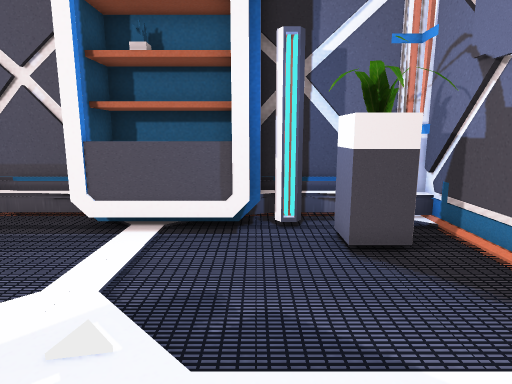
[1] (above)

16 first-person views from a walk through a 3-D level made in the Unity game engine. The camera is 1.2 m above the floor, tilts 10° down and sees 75° across. Doors are open. The floor is counted in squares, 0.5 m on a side. Each view is taken from the middle of a square. On the plan, view 1 faces up. The plan holds only what a view shows up to about 20 squares ahead; the rest is blank. The place goes on beyond the plan. The player is left out.

[2]
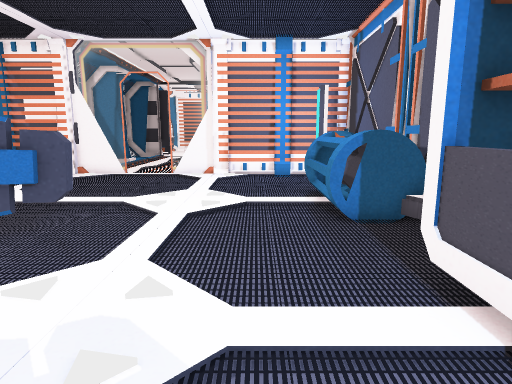

[3]
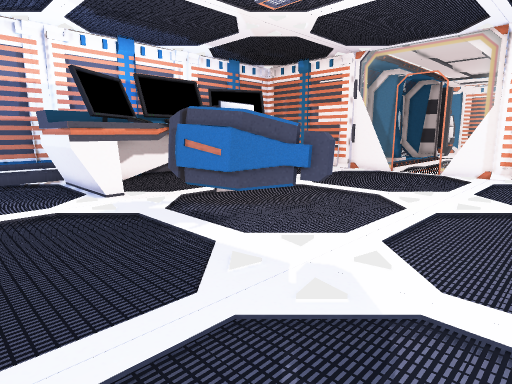

[4]
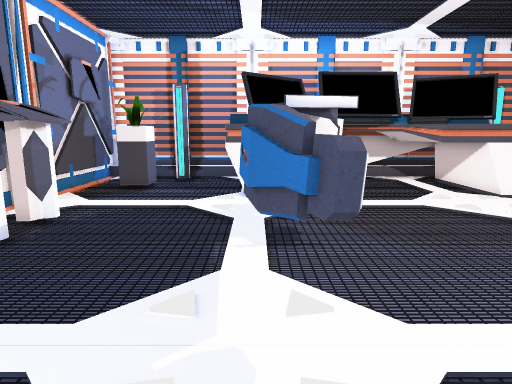

[5]
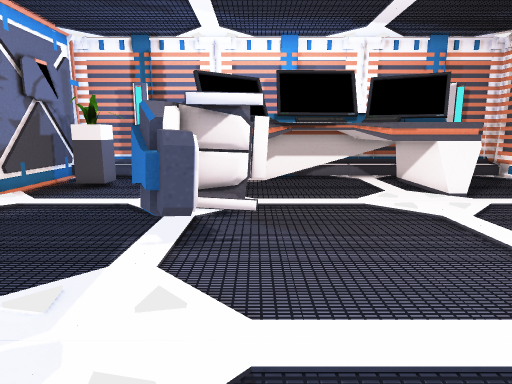

[6]
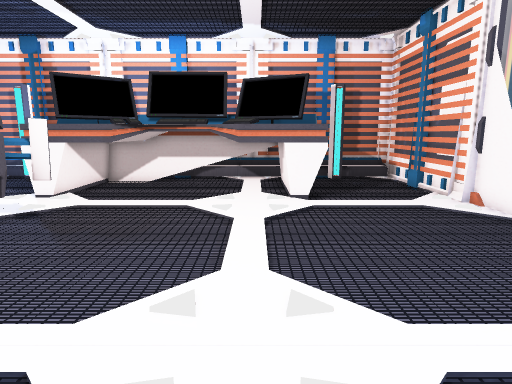

[7]
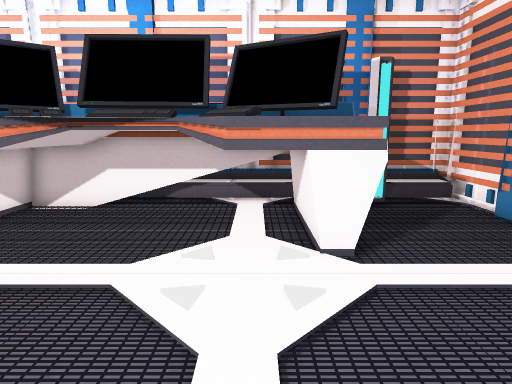

[8]
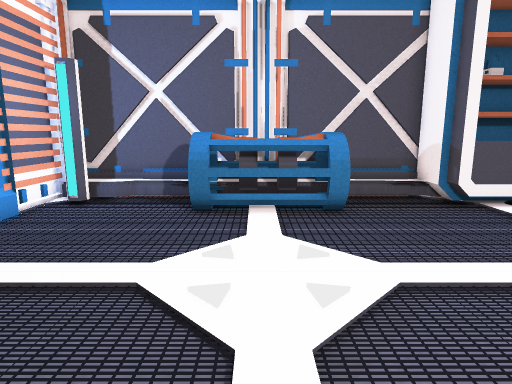

[9]
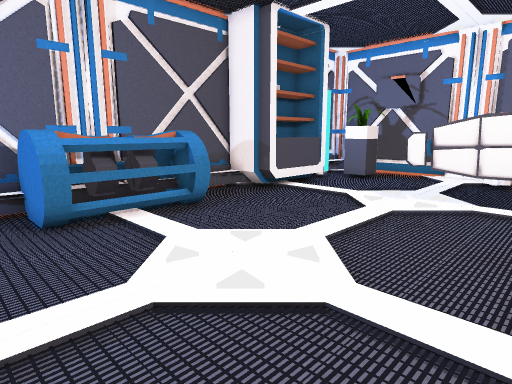

[10]
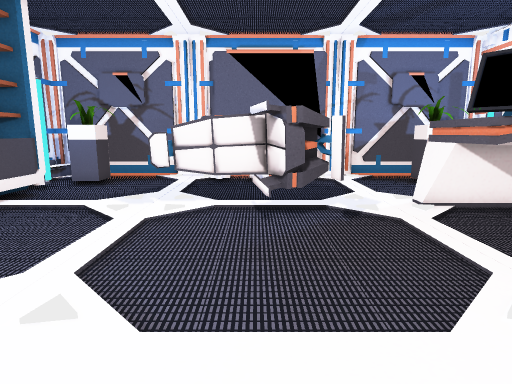

[11]
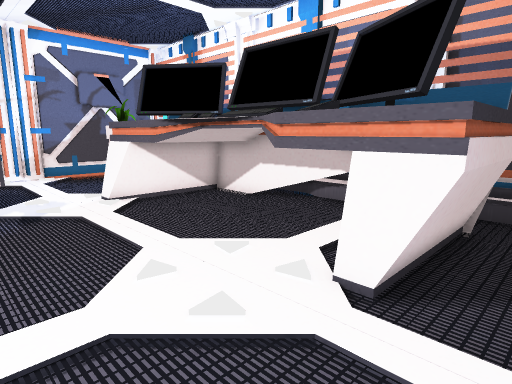

[12]
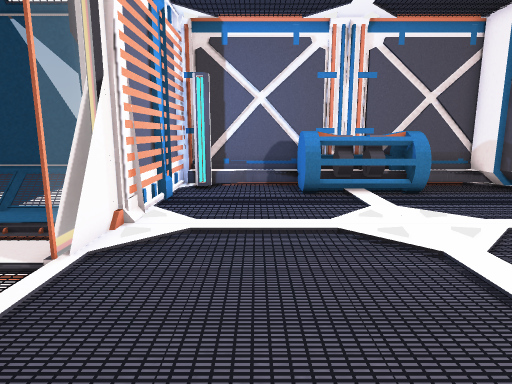

[13]
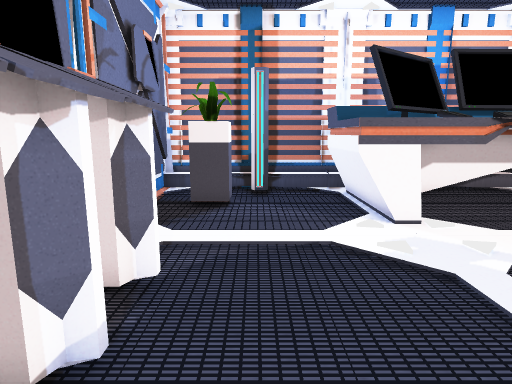

[14]
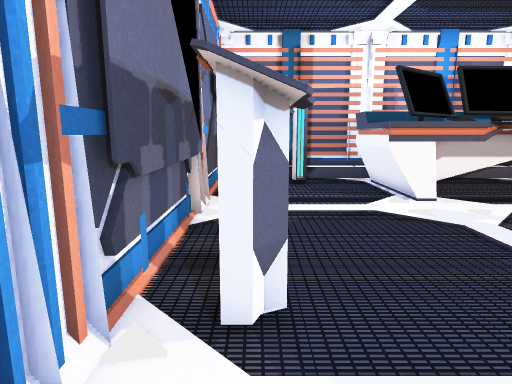

[15]
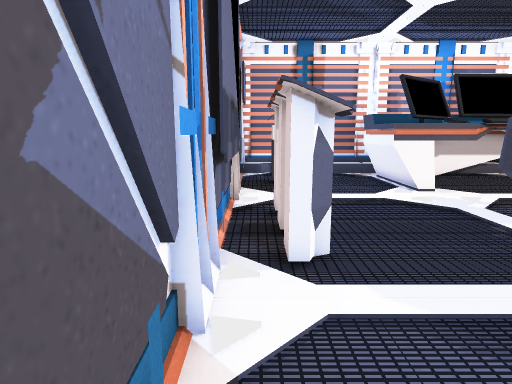

[16]
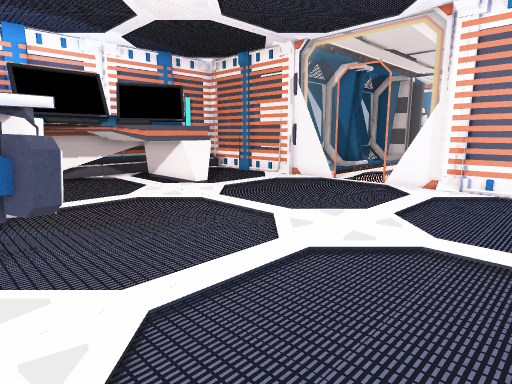

### Floor plan
Points are (right, up) in squares from view 1. A wall is a line through its corners. A room is listed if a view was taken in it or the views show most of it. See-through windows are left out.
Room 1 (views 1, 2, 3, 4, 5, 6, 7, 8, 9, 10, 11, 12, 13, 14, 15, 16)
walls: (2.4, -1.6) (2.4, -0.7); (2.5, -1.1) (2.9, -1) (3, -0.7); (2.5, -1.1) (3, -0.7); (2.6, 0.9) (3, 1.3) (3.4, 1.3); (2.5, 1.7) (3.5, 1.7); (2.9, 1) (3, 1.3); (2.5, -3.1) (2.9, -3) (3, -2.7); (2.5, -3.1) (3, -2.7); (2.4, -3.6) (2.4, -2.7); (-4.5, 10.1) (-18, 10.1); (-4.5, 10.3) (-8.5, 10.3); (3.5, -2.1) (3.5, -1.4); (3.5, -3.9) (3.5, -2.9); (1.1, 8.3) (0.7, 8.3) (0.7, 8.6); (-12.9, 10.3) (-17.5, 10.3); (-18.6, -2.7) (-18.6, -13.1); (-19, 2.2) (-19, 0.5); (5, 3.4) (5, 9.8); (4.5, -4.9) (4.5, 1.4); (-18.4, -5.6) (-18.4, -13.1) (-13.4, -13.1); (0.6, 10.3) (0.1, 10.3); (-17, 8.3) (-17.6, 8.3); (-5.4, -13.1) (4.8, -13.1) (4.8, 10.1) (0.1, 10.1); (0.6, -11.1) (1.1, -11.1); (-15.5, -11.1) (-14.9, -11.1); (2.6, 10.3) (1.4, 10.3); (-1.9, -13.3) (0.7, -13.3); (-18.4, 10) (-18.4, 2.6); (-18.6, 10) (-18.6, 0.3); (1.6, -13.3) (4.3, -13.3); (-17.9, -13.3) (-16, -13.3); (5, -12.6) (5, -6.4)
low walls: (-8.6, 10.3) (-9.4, 10.3); (1.4, -12.9) (2.6, -12.9)
ways out: gap at (-19, -1.5); gap at (1, -12)
objects: other object (-14, -12) to (-2, -7); other object (-13, 7) to (-8, 9); other object (-5, -3) to (-3, 2); other object (-5, 8) to (0, 9); plant (2, -10) to (3, -9); plant (2, 7) to (3, 8)

Where each view was taken, in squares from view 1:
view 1: 0 up, 0 right, facing up
view 2: 5 up, 1 right, facing left
view 3: 6 up, 2 right, facing down-left
view 4: 6 up, 3 left, facing down
view 5: 6 up, 5 left, facing down
view 6: 6 up, 11 left, facing down
view 7: 0 up, 11 left, facing down
view 8: 3 down, 11 left, facing up
view 9: 2 down, 15 left, facing up-right
view 10: 1 down, 14 left, facing right
view 11: 2 down, 15 left, facing down-right
view 12: 6 down, 15 left, facing up
view 13: 2 up, 1 right, facing down
view 14: 5 up, 3 right, facing down
view 15: 7 up, 4 right, facing down
view 16: 7 up, 3 left, facing down-left
